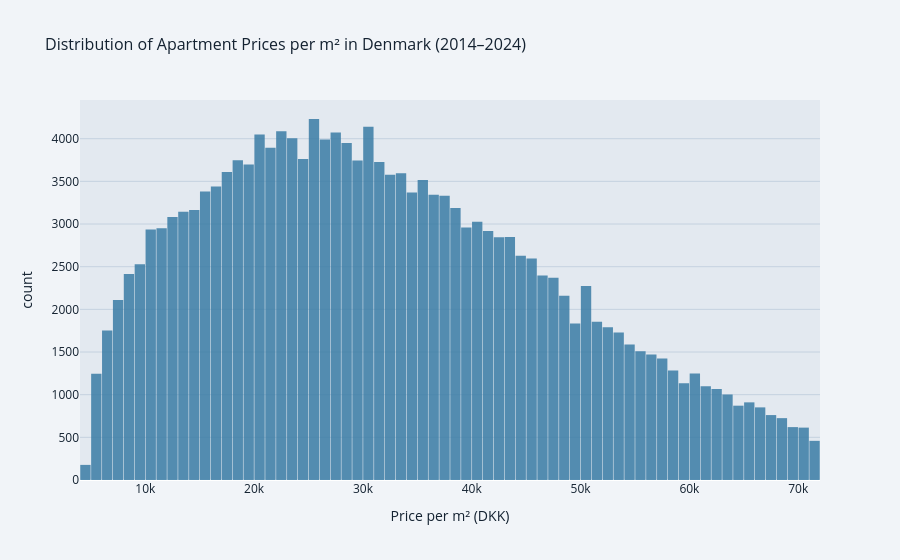

The notebook cell saved with this chart:
### Code cell
# Price distribution histogram
fig = px.histogram(
    df, x='sqm_price', nbins=80,
    title='Distribution of Apartment Prices per m² in Denmark (2014–2024)',
    labels={'sqm_price': 'Price per m² (DKK)'},
    color_discrete_sequence=['#3a7ca5'],
    opacity=0.85
)
fig.update_layout(
    plot_bgcolor='#e3e9f0',
    paper_bgcolor='#f1f4f8',
    font_color='#142231',
    title_font_size=16,
    bargap=0.05
)
fig.update_xaxes(showgrid=False)
fig.update_yaxes(showgrid=True, gridcolor='#c5d2e0')
fig.show()

### Figure 1 — Plotly figure (JSON) as saved in the notebook; plotly's stock layout.template omitted (floating-point values rounded to 4 significant figures; data arrays with more than 128 entries replaced by an {"elided": "..."} marker saying what was removed)
{"data": [{"bingroup": "x", "hovertemplate": "Price per m² (DKK)=%{x}<br>count=%{y}<extra></extra>", "legendgroup": "", "marker": {"color": "#3a7ca5", "opacity": 0.85, "pattern": {"shape": ""}}, "name": "", "nbinsx": 80, "orientation": "v", "showlegend": false, "type": "histogram", "x": {"elided": "169822 float values"}, "xaxis": "x", "yaxis": "y"}], "layout": {"bargap": 0.05, "barmode": "relative", "font": {"color": "#142231"}, "legend": {"tracegroupgap": 0}, "paper_bgcolor": "#f1f4f8", "plot_bgcolor": "#e3e9f0", "title": {"font": {"size": 16}, "text": "Distribution of Apartment Prices per m² in Denmark (2014–2024)"}, "xaxis": {"anchor": "y", "domain": [0, 1], "showgrid": false, "title": {"text": "Price per m² (DKK)"}}, "yaxis": {"anchor": "x", "domain": [0, 1], "gridcolor": "#c5d2e0", "showgrid": true, "title": {"text": "count"}}}}
